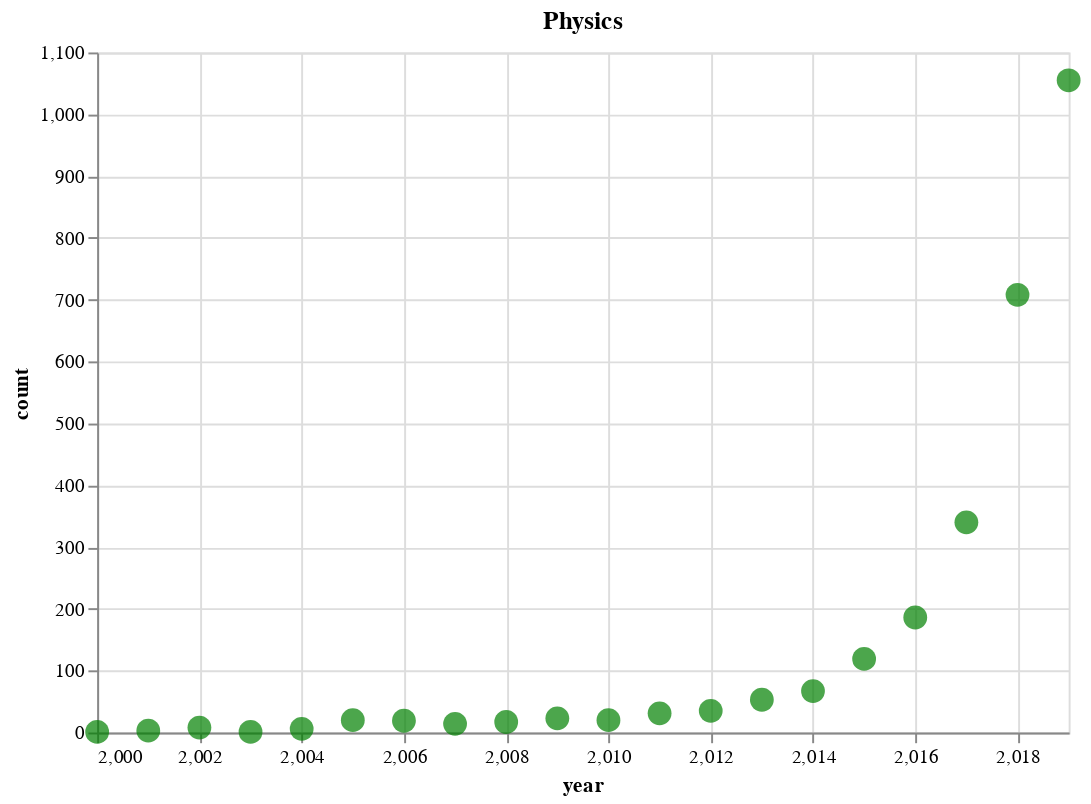

The cell this chart's notebook holds for it:
### Code cell
charts[2]

### Figure 1 — Vega-Lite specification as saved in the notebook (floating-point values rounded to 4 significant figures)
{"$schema": "https://vega.github.io/schema/vega-lite/v3.4.0.json", "config": {"mark": {"tooltip": null}, "view": {"height": 300, "width": 400}}, "data": {"name": "data-18c2c107b6a3a5afcd0203105319b997"}, "datasets": {"data-18c2c107b6a3a5afcd0203105319b997": [{"count": 1055, "year": 2019}, {"count": 708, "year": 2018}, {"count": 340, "year": 2017}, {"count": 186, "year": 2016}, {"count": 119, "year": 2015}, {"count": 67, "year": 2014}, {"count": 53, "year": 2013}, {"count": 35, "year": 2012}, {"count": 31, "year": 2011}, {"count": 20, "year": 2010}, {"count": 23, "year": 2009}, {"count": 17, "year": 2008}, {"count": 14, "year": 2007}, {"count": 19, "year": 2006}, {"count": 20, "year": 2005}, {"count": 6, "year": 2004}, {"count": 1, "year": 2003}, {"count": 8, "year": 2002}, {"count": 3, "year": 2001}, {"count": 1, "year": 2000}]}, "encoding": {"x": {"field": "year", "scale": {"domain": [2000, 2019]}, "type": "quantitative"}, "y": {"field": "count", "type": "quantitative"}}, "height": 350, "mark": {"color": "green", "size": 150, "type": "circle"}, "title": "Physics", "width": 500}
